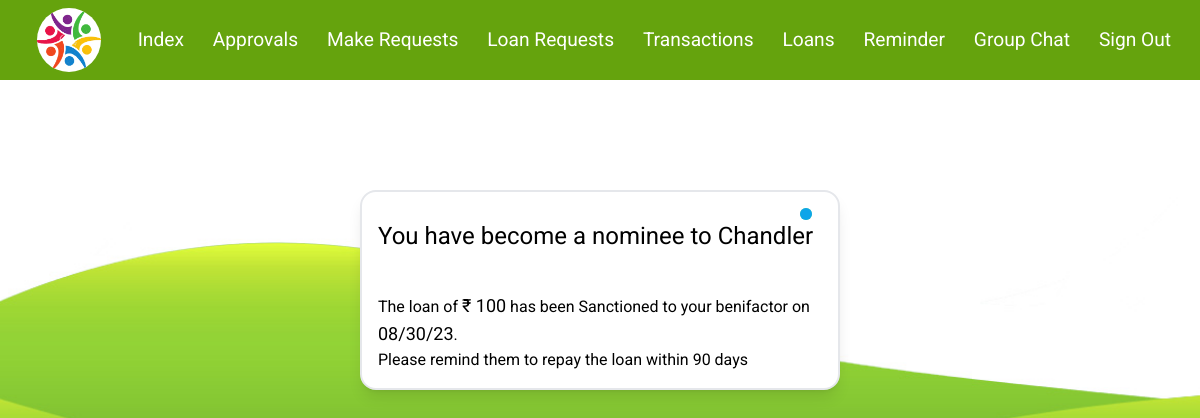
Page /reminder/ (signed in) on the committed database.
### dbsetup.py (models this page shows, shortened)
class Loan_request(Base):
    __tablename__ = 'loan_request'
    id = Column(Integer, primary_key=True, autoincrement=True)
    purpose = Column(Text)
    status = Column(String)
    user_id = Column(Integer , ForeignKey('users.id'))
    users = relationship(Users)
    amount = Column(Integer)
    sanctioned_on = Column(DateTime)

class Users(Base):
    __tablename__ = 'users'
    id = Column(Integer, primary_key = True, autoincrement=True)
    username = Column(Text)
    password = Column(Text)
    address = Column(Text)
    phone = Column(Integer , unique=True)
    role = Column(String)
    salt = Column(LargeBinary)
    verified = Column(Boolean)

### app.py (the view)
@app.route('/reminder/')
def reminder():
    if 'user' in session:
        users=dbsession.query(Users)
        nominee_pinalty_loan = dbsession.query(Loan_request).join(Loan).filter(Loan_request.status == 'granted',Loan.nominee_id == session['id'] ).order_by(Loan_request.sanctioned_on).all()
        print(nominee_pinalty_loan)
        return render_template( 'reminder.html', users=users, nominees=nominee_pinalty_loan )
    return redirect(url_for('about'))

### templates/reminder.html (shortened to what this page needs)
{% extends "layout.html" %}
{% block content %}
<div class="min-h-[50vh] p-4 w-full flex justify-center items-center">
    <div class="">
        {% if nominees %}
        {% for nominee in nominees %}
        <div class="max-md:w-[90vw] mt-5 w-[40vw] p-4 bg-white border-2 rounded-2xl shadow-lg">
            <span class="relative top-[5%] left-[95%] flex h-3 w-3">
                <span class="relative inline-flex rounded-full h-3 w-3 bg-sky-500"></span>
            </span>
            <p class="text-2xl">You have become a nominee to
                {% for user in users %}
                {% if nominee.user_id == user.id %}
                {{ user.username.capitalize() }}
                {% endif %}
                {% endfor %}
            </p>
            <p class="mt-10">The loan of  <span class="text-lg">₹ {{nominee.amount}}</span> has been Sanctioned to your benifactor on <span class="text-lg">{{nominee.sanctioned_on.strftime('%m/%d/%y')}}</span>. </p>
            <p>Please remind them to repay the loan within 90 days</p>
        </div>
        {% endfor %}
        {% else %}
    </div>
        <div class="w-3/5 rounded-2xl p-2 border-2 shadow-lg bg-white text-center mt-20">No new Reminders </div>
        {% endif %}
</div>
{% endblock %}

### static/css/style.css (style rules this page uses)
* { margin: 0; padding: 0; box-sizing: border-box; font-family: 'Roboto', sans-serif; }
:root { --main-bg-color:black; }
body { color: var(--main-bg-color); }

### rows in the picture
Loan_request: amount "100", sanctioned_on "08/30/23"
Users: username "Chandler"
